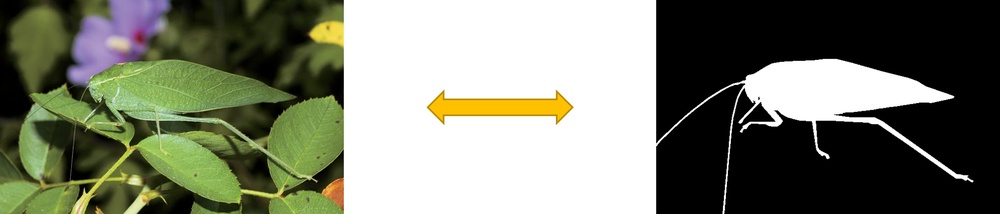
#> input picture imgs/cod.jpg, 1000 x 214 px, shrunk from 3022 x 647 before the run, found by its file name
$ jupyter execute --allow-errors attempt.ipynb   (shell and % lines are left out)
#> lines starting #> are read from the running program, lines starting #| are printed output that depends on the picture; after the words box and inside, x2 and y2 are one past the last pixel; in counts of white or black regions, pixels touching at a corner belong together
[cell 1]
from google.colab import files
from IPython.display import Image, display

import numpy as np
import cv2
import matplotlib.pyplot as plt
import io
from PIL import Image as PILImage
import warnings
warnings.filterwarnings('ignore')

[cell 2]
class DeuteranopiaSimulator:
    """Color Blindness Simulator（Deuteranopia）"""

    def __init__(self):
        self.rgb_to_lms = np.array([
            [0.4002, 0.7076, -0.0808],
            [-0.2263, 1.1653, 0.0457],
            [0.0, 0.0, 0.9182]
        ], dtype=np.float32)

        self.lms_to_rgb = np.linalg.inv(self.rgb_to_lms)

        self.vischeck_deuteranopia = np.array([
            [0.2920, 0.7050, -0.0000],
            [0.2920, 0.7050, -0.0000],
            [-0.0210, 0.0300, 1.0000]
        ], dtype=np.float32)

        self.full_transform_matrix = self._compute_full_matrix()

    def _compute_full_matrix(self):
        return self.lms_to_rgb @ self.vischeck_deuteranopia @ self.rgb_to_lms

    def simulate(self, image, severity=1.0):
        """Simulate green color blindness vision"""
        if len(image.shape) == 2:
            img_rgb = cv2.cvtColor(image, cv2.COLOR_GRAY2RGB)
        else:
            img_rgb = image.copy()

        img_float = img_rgb.astype(np.float32) / 255.0
        h, w = img_float.shape[:2]
        pixels = img_float.reshape(-1, 3)

        lms = pixels @ self.rgb_to_lms.T
        lms_simulated = lms @ self.vischeck_deuteranopia.T
        lms_blended = (1 - severity) * lms + severity * lms_simulated
        rgb_simulated = lms_blended @ self.lms_to_rgb.T
        rgb_simulated = np.clip(rgb_simulated, 0.0, 1.0)

        return (rgb_simulated.reshape(h, w, 3) * 255).astype(np.uint8)

    def get_difference_map(self, original, simulated, signed=True):
        """Calculate difference map"""
        orig_float = original.astype(np.float32) / 255.0
        sim_float = simulated.astype(np.float32) / 255.0
        diff = sim_float - orig_float
        if not signed:
            diff = np.abs(diff)
        return np.clip(diff, -1.0 if signed else 0.0, 1.0)

    # [26 lines left out: function nonlinear_amplify, not called in this run]

    def visualize_diff(self, diff_map, signed=True):
        """Visualized difference map"""
        if signed:
            vis = ((diff_map + 1) / 2 * 255).astype(np.uint8)
        else:
            vis = (diff_map * 255).astype(np.uint8)
        return vis

[cell 3]
class DarkGlassesSimulator:
    """Sunglasses Simulator"""

    def __init__(self, brightness=0.6, saturation=1.3, glare_threshold=200, glare_suppression=0.3):
        self.brightness = brightness
        self.saturation = saturation
        self.glare_threshold = glare_threshold
        self.glare_suppression = glare_suppression

    def simulate(self, image):
        """Simulate sunglasses effect"""
        if len(image.shape) == 2:
            img_rgb = cv2.cvtColor(image, cv2.COLOR_GRAY2RGB)
        else:
            img_rgb = image.copy()

        img_float = img_rgb.astype(np.float32) / 255.0

        # Lower brightness
        img_bright = img_float * self.brightness

        # Increase saturation
        img_hsv = cv2.cvtColor(img_bright, cv2.COLOR_RGB2HSV)
        h, s, v = cv2.split(img_hsv)
        s = np.clip(s * self.saturation, 0.0, 1.0)
        img_hsv = cv2.merge([h, s, v])
        img_saturated = cv2.cvtColor(img_hsv, cv2.COLOR_HSV2RGB)

        # Anti-glare
        luminance = 0.299 * img_float[:,:,0] + 0.587 * img_float[:,:,1] + 0.114 * img_float[:,:,2]
        glare_mask_2d = (luminance * 255 > self.glare_threshold).astype(np.float32)
        glare_mask_3d = np.expand_dims(glare_mask_2d, axis=-1)
        glare_mask_3d = np.repeat(glare_mask_3d, 3, axis=-1)

        result = img_saturated * (1 - glare_mask_3d * self.glare_suppression * 0.5)

        img_gray = np.stack([luminance, luminance, luminance], axis=-1)
        result = result * (1 - glare_mask_3d * self.glare_suppression) + \
                 img_gray * (glare_mask_3d * self.glare_suppression)

        result = np.clip(result, 0.0, 1.0)
        return (result * 255).astype(np.uint8)

    def get_difference_map(self, original, simulated, signed=True):
        """Calculate difference map"""
        orig_float = original.astype(np.float32) / 255.0
        sim_float = simulated.astype(np.float32) / 255.0
        diff = sim_float - orig_float
        if not signed:
            diff = np.abs(diff)
        return np.clip(diff, -1.0 if signed else 0.0, 1.0)

[cell 4]
class DifferenceMapProcessor:
    """Difference Map Processor: Supports nonlinear amplification and grayscale difference mapping"""

    @staticmethod
    def nonlinear_amplify(diff_map, gamma=0.5, signed=True):
        """
        Nonlinear amplification of the difference image

        Args:
            diff_map: Input difference map, range [-1, 1] or [0, 1]
            gamma: Gamma value (<1 amplifies small values, >1 compresses large values)
            signed: Whether the difference map is signed
        Returns:
            Magnified difference image
        """
        if signed:
            # Handle the positive and negative parts separately
            pos_part = np.maximum(diff_map, 0)
            neg_part = np.minimum(diff_map, 0)

            # Apply gamma transformation
            pos_amplified = np.power(pos_part, gamma)
            neg_amplified = -np.power(-neg_part, gamma)

            return pos_amplified + neg_amplified
        else:
            # Absolute difference image directly applied with gamma
            return np.power(diff_map, gamma)

    @staticmethod
    def get_grayscale_difference(original, signed=True, normalize=True):
        """
        Compute the difference image between the original image and the grayscale image

        Grayscale images provide pure structural information (without color), while difference images highlight regions with rich colors.

        Args:
            original: original RGB image, range [0, 255]
            signed: whether to return a signed difference map
            normalize: whether to normalize
        Returns:
            Grayscale difference map
        """
        orig_float = original.astype(np.float32) / 255.0

        # Calculate grayscale image
        gray = 0.299 * orig_float[:,:,0] + 0.587 * orig_float[:,:,1] + 0.114 * orig_float[:,:,2]
        gray_3ch = np.stack([gray, gray, gray], axis=-1)

        # variance in calculation
        diff = orig_float - gray_3ch

        if not signed:
            diff = np.abs(diff)

        if normalize:
            if signed:
                diff = np.clip(diff, -1.0, 1.0)
            else:
                diff = np.clip(diff, 0.0, 1.0)

        return diff

[cell 5]
# Upload image
print("Please upload an image...")
uploaded = files.upload()
#> the answer given: cod.jpg

# Get the uploaded filename
image_path = list(uploaded.keys())[0]
print(f"Upload successful: {image_path}")

# Read image
image = cv2.cvtColor(cv2.imread(image_path), cv2.COLOR_BGR2RGB)
print(f"Image dimensions: {image.shape}")
#| Image dimensions: (214, 1000, 3)

[cell 6]
# Initialization
cb_sim = DeuteranopiaSimulator()
dg_sim = DarkGlassesSimulator()
diff_processor = DifferenceMapProcessor()

# 1. Generate colorblindness and difference images
colorblind_img = cb_sim.simulate(image, severity=1.0)
diff_cb = cb_sim.get_difference_map(image, colorblind_img, signed=True)

# 1b. Apply nonlinear amplification to the colorblindness difference image (try different gamma values)
gamma_values = [0.3, 0.5, 0.7]
diff_cb_amplified = {}
for gamma in gamma_values:
    diff_cb_amplified[gamma] = diff_processor.nonlinear_amplify(diff_cb, gamma=gamma, signed=True)
#> this loop made 3 passes
#> pass 1, in nonlinear_amplify, `neg_part = np.minimum(diff_map, 0)`:
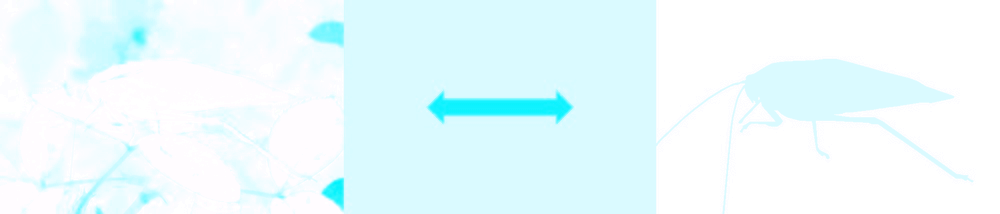
#> neg_part: shape (214, 1000, 3) float32; mean R, G, B -0.0383, -0.00451, -1.95e-05; drawn with min black and max white
#> pass 1, in nonlinear_amplify, `pos_amplified = np.power(pos_part, gamma)`:
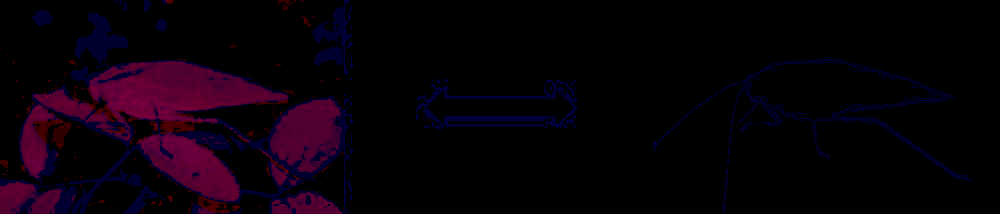
#> pos_amplified: shape (214, 1000, 3) float32; mean R, G, B 0.0345, 0, 0.033
#> pass 1, in nonlinear_amplify, `neg_amplified = -np.power(-neg_part, gamma)`:
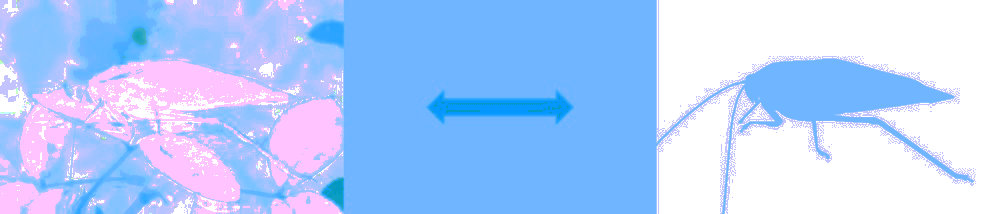
#> neg_amplified: shape (214, 1000, 3) float32; mean R, G, B -0.244, -0.151, -0.000924; drawn with min black and max white
#> after the loop, diff_cb_amplified = 3 items

# 2. Generate sunglasses and difference images
glasses_img = dg_sim.simulate(image)
#> in simulate, `img_hsv = cv2.cvtColor(img_bright, cv2.COLOR_RGB2HSV)`: img_hsv: shape (214, 1000, 3) float32; mean H, S, V 32.9, 0.2, 0.3
#> in simulate, `h, s, v = cv2.split(img_hsv)`:
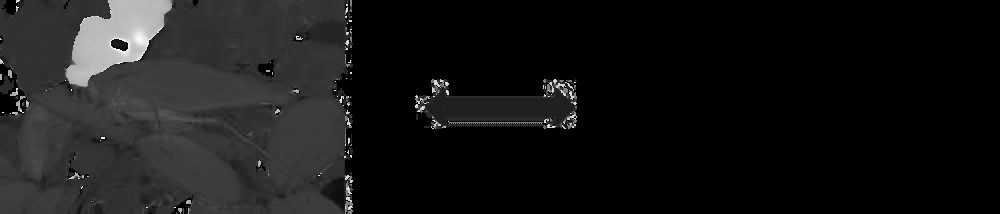
#> h: shape (214, 1000) float32; min 0, max 357.7, mean 32.9; drawn with min black and max white
#> in simulate, `s = np.clip(s * self.saturation, 0.0, 1.0)`:
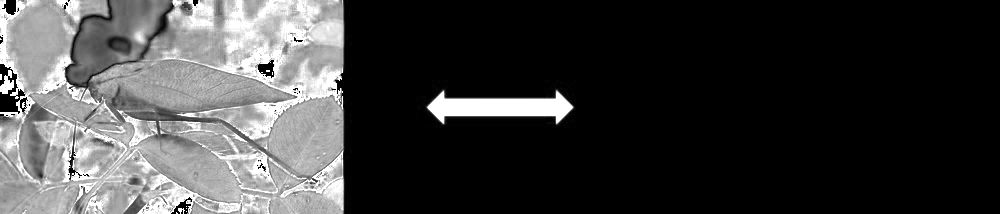
#> s: shape (214, 1000) float32; min 0, max 1, mean 0.245
#> in simulate, `img_hsv = cv2.merge([h, s, v])`: img_hsv: shape (214, 1000, 3) float32; mean H, S, V 32.9, 0.2, 0.3
#> in simulate, `glare_mask_2d = (luminance * 255 > self.glare_threshold).astype(np.flo..`:
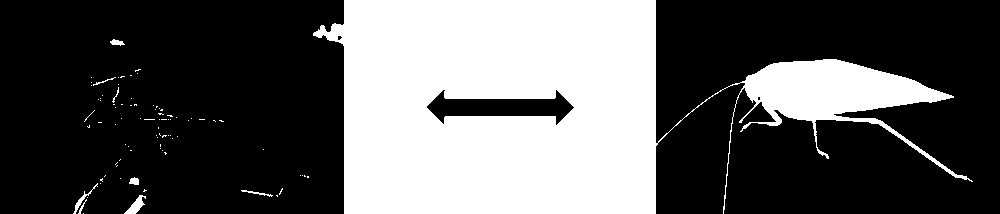
#> glare_mask_2d: shape (214, 1000) float32; values 0 (black) and 1 (white), 34.9% white; 85 white regions (76 under 20 px), largest, box (x1, y1, x2, y2) and area: (313, 0, 973, 214) 73927, (124, 195, 146, 214) 181, (73, 183, 98, 214) 105
#> in simulate, `result = img_saturated * (1 - glare_mask_3d * self.glare_suppression *..`:
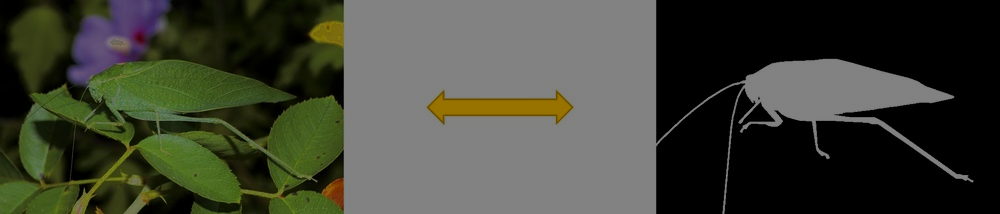
#> result: shape (214, 1000, 3) float32; mean R, G, B 0.25, 0.261, 0.212
#> in simulate, `return (result * 255).astype(np.uint8)`:
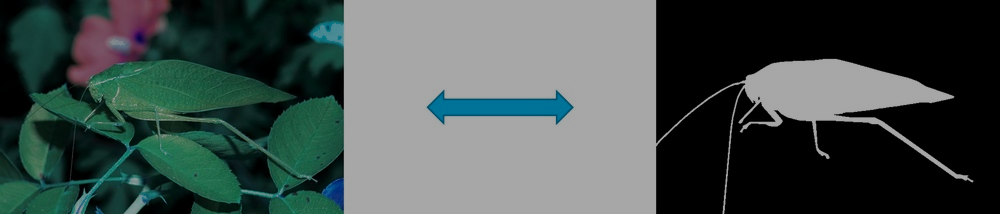
#> returned value: shape (214, 1000, 3); mean of channels 0, 1, 2 76.5, 79.2, 66.8; drawn as B, G, R
diff_dg = dg_sim.get_difference_map(image, glasses_img, signed=True)

# 3. Generate grayscale difference image
diff_gray = diff_processor.get_grayscale_difference(image, signed=True, normalize=True)
#> in get_grayscale_difference, `diff = orig_float - gray_3ch`:
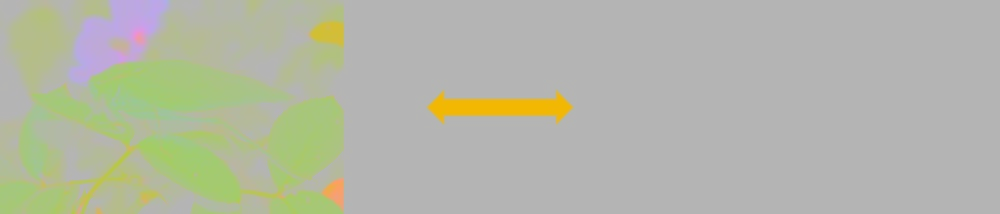
#> diff: shape (214, 1000, 3) float32; mean R, G, B -0.00161, 0.0113, -0.0539; drawn with min black and max white

# 4. Visualization version
diff_cb_vis = cb_sim.visualize_diff(diff_cb, signed=True)
diff_dg_vis = cb_sim.visualize_diff(diff_dg, signed=True)
diff_gray_vis = cb_sim.visualize_diff(diff_gray, signed=True)

# Visualized after nonlinear amplification
diff_cb_amp_vis = {}
for gamma in gamma_values:
    diff_cb_amp_vis[gamma] = cb_sim.visualize_diff(diff_cb_amplified[gamma], signed=True)
#> this loop made 3 passes
#> pass 2, in visualize_diff (call 5), `vis = ((diff_map + 1) / 2 * 255).astype(np.uint8)`:
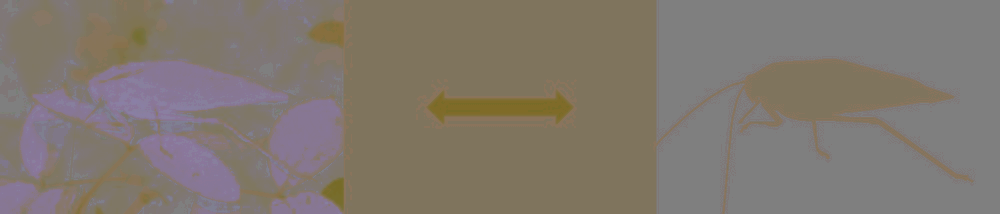
#> vis: shape (214, 1000, 3); mean of channels 0, 1, 2 111.3, 120.1, 128.4; drawn as B, G, R
#> after the loop, diff_cb_amp_vis = 3 items

print("Generation complete!")

#> (a cell that did not finish here is left out)

#> (a cell that did not finish here is left out)

[cell 9]
print("=" * 70)
print("Summary of Differential Plot Statistics")
print("=" * 70)

print(f"\nΔColorblind Difference Map - Original")
print(f"  - Range: [{diff_cb.min():.4f}, {diff_cb.max():.4f}]")
#|   - Range: [-0.4941, 0.1020]
print(f"  - Mean: {diff_cb.mean():.4f}")
#|   - Mean: -0.0131
print(f"  - Standard Deviation: {diff_cb.std():.4f}")
#|   - Standard Deviation: 0.0390
print(f"  - Non-zero Proportion: {(np.abs(diff_cb) > 0.01).mean():.2%}")
#|   - Non-zero Proportion: 21.56%

print(f"\nΔColorblind Difference Map - Nonlinear Amplification γ=0.3")
print(f"  - Range: [{diff_cb_amplified[0.3].min():.4f}, {diff_cb_amplified[0.3].max():.4f}]")
#|   - Range: [-0.8094, 0.5041]
print(f"  - Mean: {diff_cb_amplified[0.3].mean():.4f}")
#|   - Mean: -0.1096
print(f"  - Standard Deviation: {diff_cb_amplified[0.3].std():.4f}")
#|   - Standard Deviation: 0.2014
print(f"  - Non-zero Proportion: {(np.abs(diff_cb_amplified[0.3]) > 0.01).mean():.2%}")
#|   - Non-zero Proportion: 52.59%

print(f"\nΔSunglasses Difference Map")
print(f"  - Range: [{diff_dg.min():.4f}, {diff_dg.max():.4f}]")
#|   - Range: [-0.4000, 0.0039]
print(f"  - Mean: {diff_dg.mean():.4f}")
#|   - Mean: -0.1718
print(f"  - Standard Deviation: {diff_dg.std():.4f}")
#|   - Standard Deviation: 0.1502
print(f"  - Non-zero Ratio: {(np.abs(diff_dg) > 0.01).mean():.2%}")
#|   - Non-zero Ratio: 68.46%

print(f"\nΔGrayscale Difference Map")
print(f"  - Range: [{diff_gray.min():.4f}, {diff_gray.max():.4f}]")
#|   - Range: [-0.7513, 0.3081]
print(f"  - Mean: {diff_gray.mean():.4f}")
#|   - Mean: -0.0147
print(f"  - Standard Deviation: {diff_gray.std():.4f}")
#|   - Standard Deviation: 0.0774
print(f"  - Non-zero Ratio: {(np.abs(diff_gray) > 0.01).mean():.2%}")
#|   - Non-zero Ratio: 28.54%
print("=" * 70)

[cell 10]
# Scheme 1: Original Image + ΔCB (Original) + ΔDG
tri_stream_1 = np.concatenate([
    image / 255.0,
    diff_cb,
    diff_dg
], axis=-1)

# Scheme 2: Original image + ΔCB (amplified γ=0.5) + ΔDG
tri_stream_2 = np.concatenate([
    image / 255.0,
    diff_cb_amplified[0.5],
    diff_dg
], axis=-1)

# Scheme 3: Original Image + ΔCB (amplified γ=0.5) + ΔGrayscale
tri_stream_3 = np.concatenate([
    image / 255.0,
    diff_cb_amplified[0.5],
    diff_gray
], axis=-1)

# Scheme 4: Original Image + ΔDG + ΔGrayscale
tri_stream_4 = np.concatenate([
    image / 255.0,
    diff_dg,
    diff_gray
], axis=-1)

# Calculate the information entropy of each scheme (a measure of information content)
def calc_entropy(tensor):
    """Calculate information entropy"""
    hist, _ = np.histogram(tensor.flatten(), bins=50, range=(-1, 1))
    hist = hist / (hist.sum() + 1e-6)
    entropy = -np.sum(hist * np.log2(hist + 1e-6))
    return entropy


print("=" * 70)
print("Comparison of Third-Tier Input Methods")
print("=" * 70)
print(f"\nScheme 1 (Original + ΔCB original + ΔDG): shape={tri_stream_1.shape}")
#| Scheme 1 (Original + ΔCB original + ΔDG): shape=(214, 1000, 9)
print(f"Scheme 2 (Original + ΔCB scaled γ=0.5 + ΔDG): shape={tri_stream_2.shape}")
#| Scheme 2 (Original + ΔCB scaled γ=0.5 + ΔDG): shape=(214, 1000, 9)
print(f"Scheme 3 (Original + ΔCB scaled γ=0.5 + ΔGrayscale): shape={tri_stream_3.shape}")
#| Scheme 3 (Original + ΔCB scaled γ=0.5 + ΔGrayscale): shape=(214, 1000, 9)
print(f"Scheme 4 (Original + ΔDG + ΔGrayscale): shape={tri_stream_4.shape}")
#| Scheme 4 (Original + ΔDG + ΔGrayscale): shape=(214, 1000, 9)
print("-" * 70)
print(f"\nInformation entropy (information content) of each scheme:")
print(f"  Scheme 1: {calc_entropy(tri_stream_1):.2f} bits")
#> in calc_entropy, `hist, _ = np.histogram(tensor.flatten(), bins=50, range=(-1, 1))`: hist = 50 values, max 759593 at index 25, min 0 at index 0, mean 38520
#> in calc_entropy, `hist = hist / (hist.sum() + 1e-6)`: hist = 50 values, max 0.394 at index 25, min 0 at index 0, mean 0.02
#> in calc_entropy, `entropy = -np.sum(hist * np.log2(hist + 1e-6))`: entropy = 3.21
#|   Scheme 1: 3.21 bits
print(f"  Scheme 2: {calc_entropy(tri_stream_2):.2f} bits")
#|   Scheme 2: 3.47 bits
print(f"  Scheme 3: {calc_entropy(tri_stream_3):.2f} bits")
#|   Scheme 3: 2.94 bits
print(f"  Scheme 4: {calc_entropy(tri_stream_4):.2f} bits")
#|   Scheme 4: 3.16 bits
print("=" * 70)

$ run again, on imgs/visual.jpg
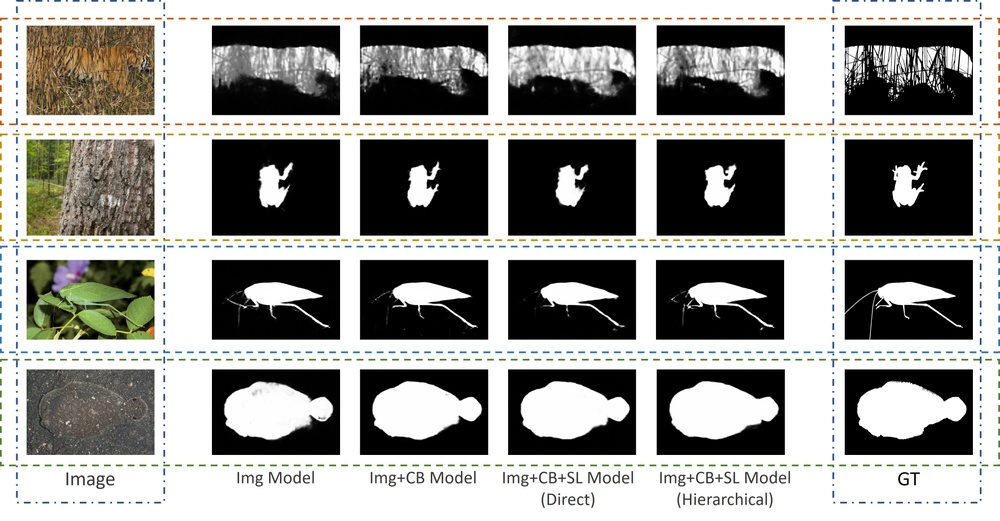
#> input picture imgs/visual.jpg, 1000 x 521 px, shrunk from 4058 x 2113 before the run, found by its file name
#| Image dimensions: (521, 1000, 3)
#> the loop `for gamma in gamma_values:` made 3 passes
#> pass 1, in nonlinear_amplify, `neg_amplified = -np.power(-neg_part, gamma)`:
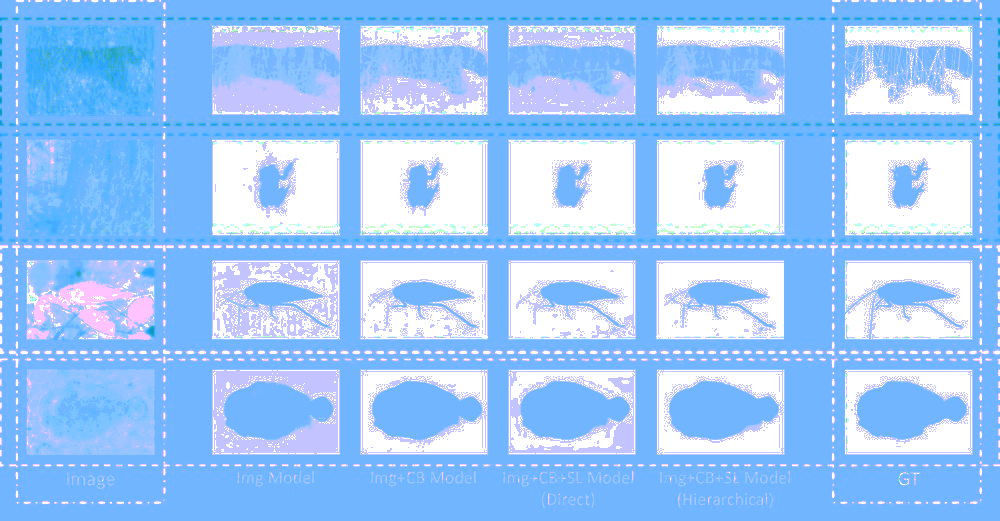
#> neg_amplified: shape (521, 1000, 3) float32; mean R, G, B -0.314, -0.172, -0.00164; drawn with min black and max white
#> after the loop `for gamma in gamma_values:`: diff_cb_amplified = 3 items
#> glare_mask_2d: shape (521, 1000) float32; values 0 (black) and 1 (white), 52.2% white; 1129 black regions (1023 under 20 px), largest, box (x1, y1, x2, y2) and area: (26, 139, 155, 236) 12365, (844, 139, 973, 236) 11689, (656, 139, 785, 236) 11665
#> the loop `for gamma in gamma_values:` made 3 passes
#> pass 2, in visualize_diff (call 5), `vis = ((diff_map + 1) / 2 * 255).astype(np.uint8)`:
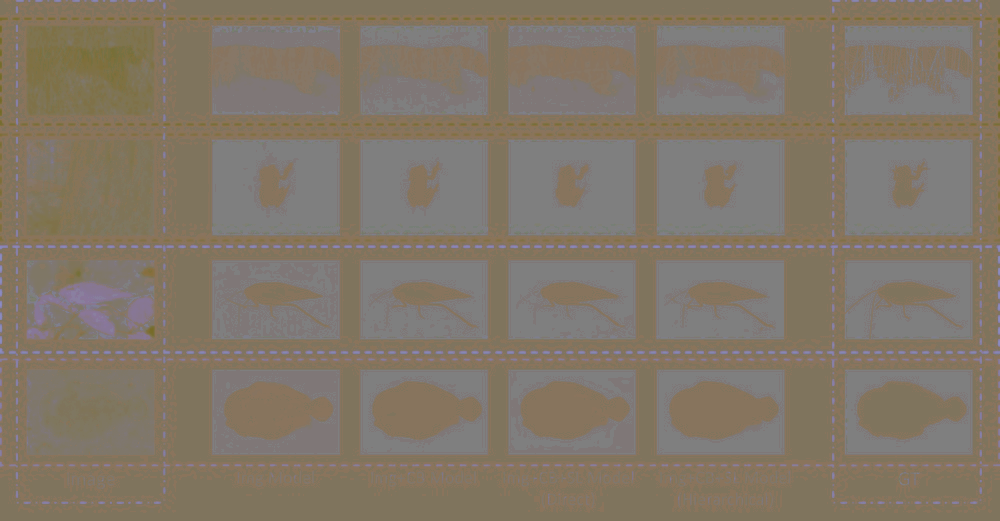
#> vis: shape (521, 1000, 3); mean of channels 0, 1, 2 104.7, 119.1, 129.7; drawn as B, G, R
#|   - Range: [-0.5059, 0.3216]
#|   - Mean: -0.0168
#|   - Standard Deviation: 0.0344
#|   - Non-zero Proportion: 23.43%
#|   - Range: [-0.8151, 0.7115]
#|   - Mean: -0.1383
#|   - Standard Deviation: 0.2128
#|   - Non-zero Proportion: 61.87%
#|   - Range: [-0.4000, 0.0000]
#|   - Mean: -0.2080
#|   - Standard Deviation: 0.1536
#|   - Non-zero Ratio: 70.18%
#|   - Range: [-0.5331, 0.3167]
#|   - Mean: -0.0028
#|   - Standard Deviation: 0.0319
#|   - Non-zero Ratio: 14.28%
#| Scheme 1 (Original + ΔCB original + ΔDG): shape=(521, 1000, 9)
#| Scheme 2 (Original + ΔCB scaled γ=0.5 + ΔDG): shape=(521, 1000, 9)
#| Scheme 3 (Original + ΔCB scaled γ=0.5 + ΔGrayscale): shape=(521, 1000, 9)
#| Scheme 4 (Original + ΔDG + ΔGrayscale): shape=(521, 1000, 9)
#> in calc_entropy, `hist, _ = np.histogram(tensor.flatten(), bins=50, range=(-1, 1))`: hist = 50 values, max 1566510 at index 25, min 0 at index 0, mean 93780
#> in calc_entropy, `hist = hist / (hist.sum() + 1e-6)`: hist = 50 values, max 0.334 at index 25, min 0 at index 0, mean 0.02
#> entropy = 3.07
#|   Scheme 1: 3.07 bits
#|   Scheme 2: 3.43 bits
#|   Scheme 3: 2.90 bits
#|   Scheme 4: 2.86 bits
